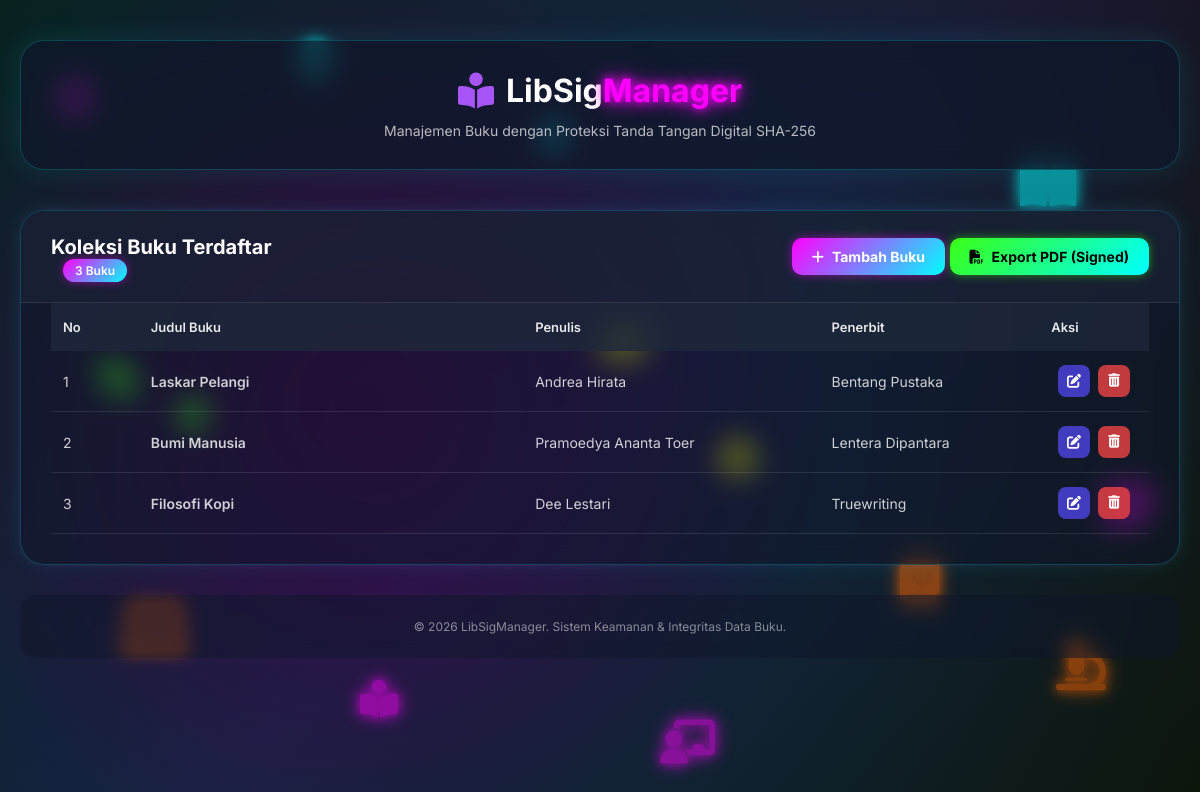
The page / on the database its author committed.
### tables this page shows
CREATE TABLE books (
            id TEXT PRIMARY KEY,
            judul TEXT NOT NULL,
            penulis TEXT NOT NULL,
            penerbit TEXT NOT NULL
        );

### app.py (the view)
@app.route('/')
def index():
    conn = get_db()
    books = conn.execute('SELECT * FROM books').fetchall()
    conn.close()
    return render_template('index.html', books=books)

### app.py (called while the page is built)
def get_db():
    conn = sqlite3.connect(DATABASE)
    conn.row_factory = sqlite3.Row
    return conn

### templates/index.html (shortened to what this page needs)
﻿{% extends 'base.html' %}
{% block content %}
<div class="card index-card">
    <div class="card-header">
        <div class="header-left">
            <h2>Koleksi Buku Terdaftar</h2>
            <span class="badge">{{ books|length }} Buku</span>
        </div>
        <div class="header-actions">
            <a href="{{ url_for('add_book') }}" class="btn btn-primary">
                <i class="fa-solid fa-plus"></i> Tambah Buku
            </a>
            {% if books %}
                <a href="{{ url_for('preview_export') }}" class="btn btn-secondary">
                    <i class="fa-solid fa-file-pdf"></i> Export PDF (Signed)
                </a>
            {% endif %}
        </div>
    </div>
    <div class="table-container">
        {% if books %}
            <table class="data-table">
                <thead>
                    <tr>
                        <th width="8%">No</th>
                        <th width="35%">Judul Buku</th>
                        <th width="27%">Penulis</th>
                        <th width="20%">Penerbit</th>
                        <th width="10%" class="text-center">Aksi</th>
                    </tr>
                </thead>
                <tbody>
                    {% for book in books %}
                        <tr class="table-row">
                            <td class="text-muted">{{ loop.index }}</td>
                            <td class="font-bold text-dark">{{ book.judul }}</td>
                            <td>{{ book.penulis }}</td>
                            <td>{{ book.penerbit }}</td>
                            <td class="text-center">
                                <div class="action-buttons">
                                    <a href="{{ url_for('edit_book', book_id=book.id) }}" class="btn-action btn-edit" title="Ubah Data">
                                        <i class="fa-solid fa-pen-to-square"></i>
                                    </a>
                                    <form action="{{ url_for('delete_book', book_id=book.id) }}" method="POST" class="delete-form" style="display:inline;">
                                        <button type="button" class="btn-action btn-delete" title="Hapus Data" onclick="confirmDelete(this, '{{ book.judul|escape }}')">
                                            <i class="fa-solid fa-trash-can"></i>
                                        </button>
                                    </form>
                                </div>
                            </td>
                        </tr>
                    {% endfor %}
                </tbody>
            </table>
        {% endif %}
    </div>
</div>
{% endblock %}

### templates/base.html (shortened to what this page needs)
﻿<!DOCTYPE html>
<html lang="id">
<head>
    <link rel="stylesheet" href="https://cdnjs.cloudflare.com/ajax/libs/font-awesome/6.4.0/css/all.min.css">
    <link rel="stylesheet" href="{{ url_for('static', filename='css/style.css') }}">
</head>
<body>
    <div class="bg-animation">
        <div class="floating-book"><i class="fa-solid fa-book"></i></div>
        <div class="floating-book"><i class="fa-solid fa-book-open"></i></div>
        <div class="floating-book"><i class="fa-solid fa-book-atlas"></i></div>
        <div class="floating-book"><i class="fa-solid fa-book-journal-whills"></i></div>
        <div class="floating-book"><i class="fa-solid fa-book-open-reader"></i></div>
        <div class="floating-book"><i class="fa-solid fa-graduation-cap"></i></div>
        <div class="floating-book"><i class="fa-solid fa-landmark"></i></div>
        <div class="floating-book"><i class="fa-solid fa-dove"></i></div>
        <div class="floating-book"><i class="fa-solid fa-feather"></i></div>
        <div class="floating-book"><i class="fa-solid fa-laptop-code"></i></div>
        <div class="floating-book"><i class="fa-solid fa-brain"></i></div>
        <div class="floating-book"><i class="fa-solid fa-lightbulb"></i></div>
        <div class="floating-book"><i class="fa-solid fa-chalkboard-user"></i></div>
        <div class="floating-book"><i class="fa-solid fa-scroll"></i></div>
        <div class="floating-book"><i class="fa-solid fa-microscope"></i></div>
    </div>
    <div class="app-container">
        <header class="app-header">
            <div class="logo">
                <i class="fa-solid fa-book-open-reader logo-icon"></i>
                <h1>LibSig<span>Manager</span></h1>
            </div>
            <p class="subtitle">Manajemen Buku dengan Proteksi Tanda Tangan Digital SHA-256</p>
        </header>
        <main class="main-content">
            {% block content %}{% endblock %}
        </main>
        <footer class="app-footer">
            <p>&copy; 2026 LibSigManager. Sistem Keamanan & Integritas Data Buku.</p>
        </footer>
    </div>
</body>
</html>

### rows shown on the page
books: judul "Laskar Pelangi", penulis "Andrea Hirata", penerbit "Bentang Pustaka"
books: judul "Bumi Manusia", penulis "Pramoedya Ananta Toer", penerbit "Lentera Dipantara"
books: judul "Filosofi Kopi", penulis "Dee Lestari", penerbit "Truewriting"

### other values the page prints
{{ books|length }} "3"
